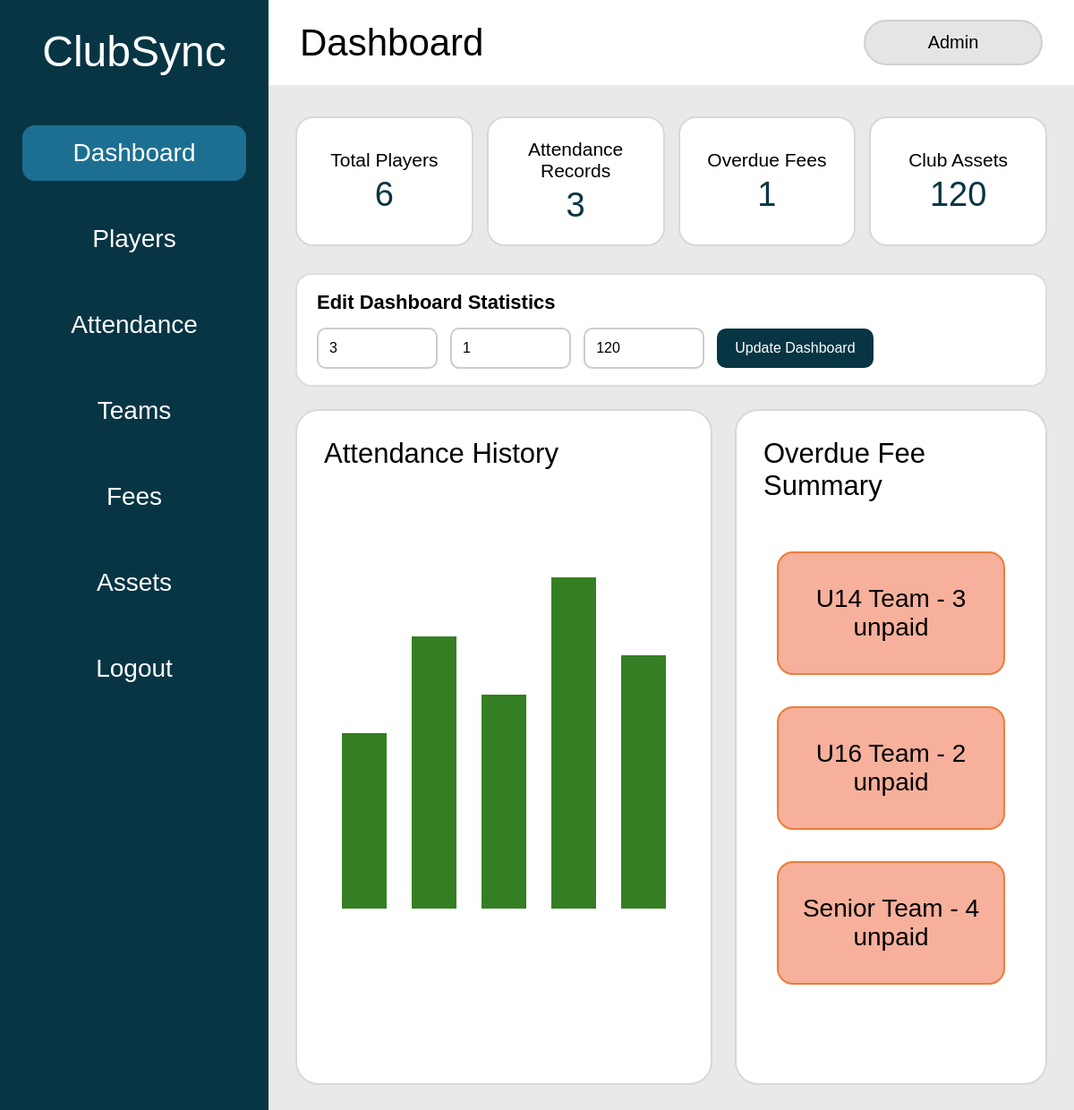
The page /dashboard (signed in) on the database as committed earlier.
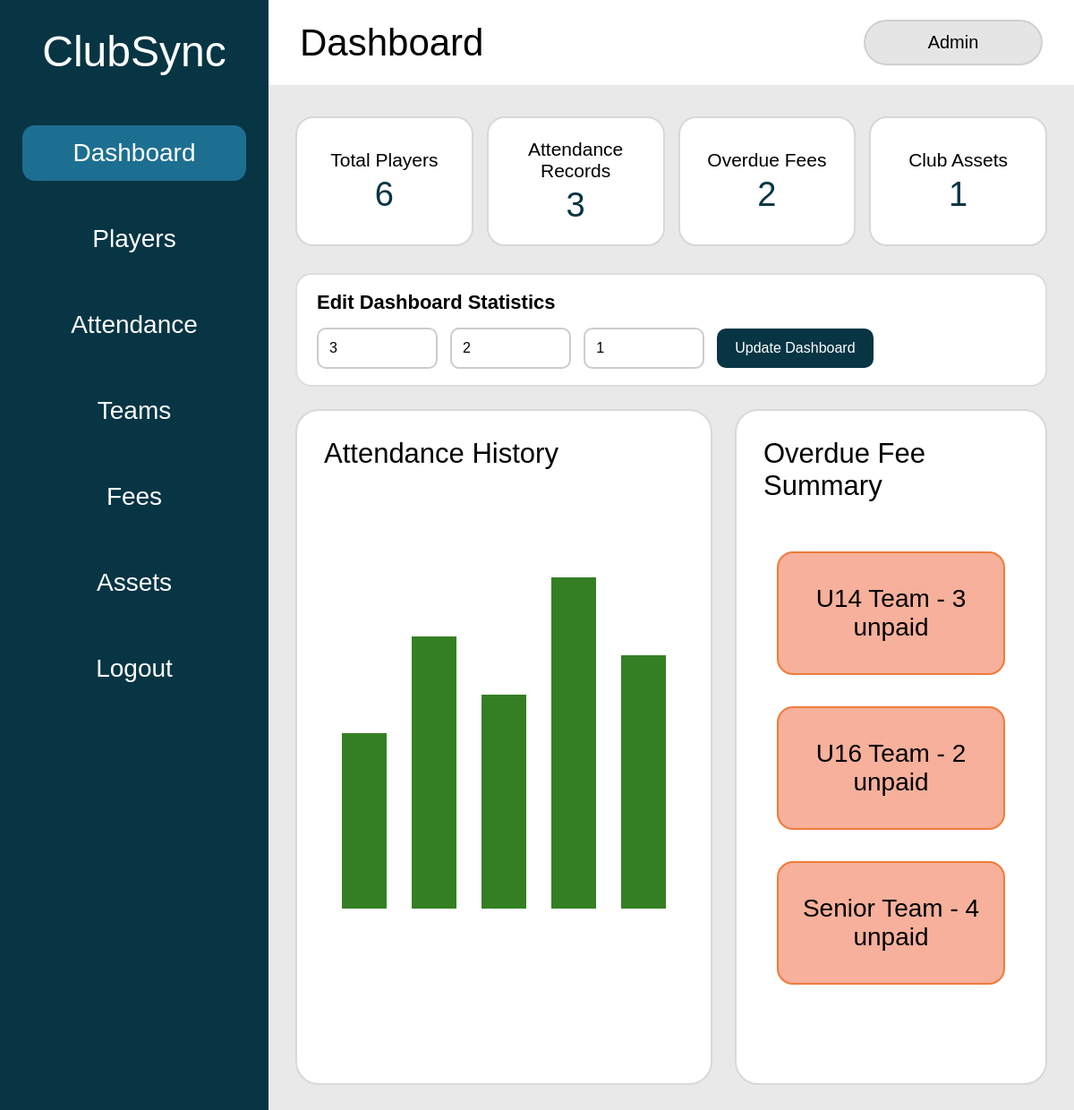
The same page on the database as committed later.
### tables this page shows
CREATE TABLE dashboard_stats (
    stat_id INTEGER PRIMARY KEY AUTOINCREMENT,
    total_players INTEGER NOT NULL,
    attendance_records INTEGER NOT NULL,
    overdue_fees INTEGER NOT NULL,
    club_assets INTEGER NOT NULL
);

### app.py (the view, shortened to what this page needs)
@app.route("/dashboard", methods=["GET", "POST"])
def dashboard():
    if "role" not in session:
        return redirect(url_for("login"))
    if session["role"] == "Viewer":
        return redirect(url_for("viewer"))
    stats = get_dashboard_stats()
    return render_template(
        "dashboard.html",
        stats=stats
    )

### app.py (called while the page is built)
def get_database_connection():
    connection = sqlite3.connect("clubsync.db")
    connection.row_factory = sqlite3.Row
    connection.execute("PRAGMA foreign_keys = ON")
    return connection

def get_dashboard_stats():
    connection = get_database_connection()
    stats = connection.execute("""
        SELECT
            (
                SELECT COUNT(*)
                FROM players
            ) AS total_players,

            (
                SELECT COUNT(*)
                FROM attendance
            ) AS attendance_records,

            overdue_fees,
            club_assets

        FROM dashboard_stats
        WHERE stat_id = 1
    """).fetchone()
    connection.close()
    return stats

### templates/dashboard.html (shortened to what this page needs)
<!DOCTYPE html>
<html>
<head>
    <link
        rel="stylesheet"
        href="{{ url_for('static', filename='css/style.css') }}"
    >
</head>
<body>
<div class="app-layout">
    <aside class="sidebar">
        <h1>ClubSync</h1>
        <nav>
            <a
                class="active"
                href="{{ url_for('dashboard') }}"
            >
                Dashboard
            </a>
            <a href="{{ url_for('players') }}">
                Players
            </a>
            <a href="{{ url_for('attendance') }}">
                Attendance
            </a>
            <a href="{{ url_for('teams') }}">
                Teams
            </a>
            <a href="{{ url_for('fees') }}">
                Fees
            </a>
            <a href="{{ url_for('assets') }}">
                Assets
            </a>
            <a href="{{ url_for('logout') }}">
                Logout
            </a>
        </nav>
    </aside>
    <main class="main-content">
        <div class="top-bar">
            <div>
                <h2>Dashboard</h2>
            </div>
            <div class="user-box">
                {{ session["role"] }}
            </div>
        </div>
        <section class="summary-grid">
            <a
                href="{{ url_for('players') }}"
                class="summary-card summary-card-link"
            >
                <h3>Total Players</h3>
                <p>
                    {{ stats["total_players"] }}
                </p>
            </a>
            <a
                href="{{ url_for('attendance') }}"
                class="summary-card summary-card-link"
            >
                <h3>Attendance Records</h3>
                <p>
                    {{ stats["attendance_records"] }}
                </p>
            </a>
            <a
                href="{{ url_for('fees') }}"
                class="summary-card summary-card-link"
            >
                <h3>Overdue Fees</h3>
                <p>
                    {{ stats["overdue_fees"] }}
                </p>
            </a>
            <a
                href="{{ url_for('assets') }}"
                class="summary-card summary-card-link"
            >
                <h3>Club Assets</h3>
                <p>
                    {{ stats["club_assets"] }}
                </p>
            </a>
        </section>
        {% if session["role"] == "Admin" %}
        <form
            method="POST"
            class="edit-dashboard-form"
        >
            <h3>
                Edit Dashboard Statistics
            </h3>
            <input
                type="number"
                name="attendance_records"
                value="{{ stats['attendance_records'] }}"
                min="0"
                required
            >
            <input
                type="number"
                name="overdue_fees"
                value="{{ stats['overdue_fees'] }}"
                min="0"
                required
            >
            <input
                type="number"
                name="club_assets"
                value="{{ stats['club_assets'] }}"
                min="0"
                required
            >
            <button type="submit">
                Update Dashboard
            </button>
        </form>
        {% endif %}
        <section class="dashboard-sections">
            <div class="panel large-panel">
                <h3>
                    Attendance History
                </h3>
                <div class="fake-chart">
                    <div style="height: 45%;"></div>
                    <div style="height: 70%;"></div>
                    <div style="height: 55%;"></div>
                    <div style="height: 85%;"></div>
                    <div style="height: 65%;"></div>
                </div>
            </div>
            <div class="panel">
                <h3>
                    Overdue Fee Summary
                </h3>
                <ul class="fee-list">
                    <li>
                        U14 Team - 3 unpaid
                    </li>
                    <li>
                        U16 Team - 2 unpaid
                    </li>
                    <li>
                        Senior Team - 4 unpaid
                    </li>
                </ul>
            </div>
        </section>
    </main>
</div>
</body>
</html>

### static/css/style.css (style rules this page uses)
* { margin: 0; padding: 0; box-sizing: border-box; }
body { font-family: Arial, Helvetica, sans-serif; }
.app-layout { display: flex; min-height: 100vh; background: #e9e9e9; }
.sidebar { width: 300px; min-height: 100vh; background: #073544; color: white; padding: 30px 25px; flex-shrink: 0; }
.sidebar h1 { font-size: 48px; font-weight: 400; text-align: center; margin-bottom: 8px; }
.sidebar nav { margin-top: 55px; }
.sidebar nav a { display: block; color: white; text-decoration: none; padding: 15px; margin-bottom: 34px; border-radius: 14px; font-size: 28px; text-align: center; }
.sidebar nav a:hover, .sidebar nav a.active { background: #1d6f91; }
.main-content { flex: 1; min-width: 0; padding: 0 30px 30px; }
.top-bar { height: 95px; background: white; margin: 0 -30px 35px; padding: 20px 35px; display: flex; justify-content: space-between; align-items: center; }
.top-bar h2 { font-size: 42px; font-weight: 400; }
.user-box { background: #e5e5e5; border: 2px solid #d0d0d0; padding: 12px 28px; border-radius: 30px; font-size: 20px; text-align: center; min-width: 200px; }
.summary-grid { display: grid; grid-template-columns: repeat(4, 1fr); gap: 35px; margin-bottom: 30px; }
.summary-card { background: white; border: 2px solid #d8d8d8; border-radius: 20px; min-height: 145px; padding: 20px; display: flex; flex-direction: column; justify-content: center; align-items: center; text-align: center; }
.summary-card h3 { font-size: 27px; font-weight: 400; margin-bottom: 5px; }
.summary-card p { font-size: 38px; font-weight: 400; color: #073544; }
.summary-card-link { color: inherit; text-decoration: none; cursor: pointer; }
.edit-dashboard-form { background: white; border: 2px solid #ddd; border-radius: 18px; padding: 18px 22px; margin-bottom: 25px; }
.edit-dashboard-form h3 { font-size: 22px; margin-bottom: 15px; }
.edit-dashboard-form input { width: 17%; padding: 12px; margin-right: 10px; border: 2px solid #ccc; border-radius: 10px; font-size: 16px; }
.edit-dashboard-form button { padding: 13px 20px; border: none; border-radius: 10px; background: #073544; color: white; font-size: 16px; cursor: pointer; }
.dashboard-sections { display: grid; grid-template-columns: 1.15fr 1fr; gap: 25px; width: 100%; }
.panel { background: white; border: 2px solid #d8d8d8; border-radius: 26px; padding: 30px; min-height: 600px; }
.panel h3 { font-size: 31px; font-weight: 400; margin-bottom: 10px; }
.fake-chart { height: 500px; display: flex; align-items: flex-end; gap: 28px; padding: 45px 20px 20px; }
.fake-chart div { flex: 1; background: #347f23; min-width: 50px; }
.fee-list { list-style: none; padding: 45px 15px; margin: 0; }
.fee-list li { background: #f6b09b; border: 2px solid #ef7b39; border-radius: 18px; padding: 35px 25px; margin-bottom: 35px; text-align: center; font-size: 28px; }
@media (max-width: 1200px) { .summary-grid { gap: 15px; } }
@media (max-width: 1200px) { .summary-card h3 { font-size: 21px; } }
@media (max-width: 1200px) { .dashboard-sections { grid-template-columns: 1fr 1fr; } }
@media (max-width: 1200px) { .panel { min-height: 550px; } }

Rows that differ between the two databases and show on the page:
changed dashboard_stats: overdue_fees "1" → "2"; club_assets "120" → "1"
